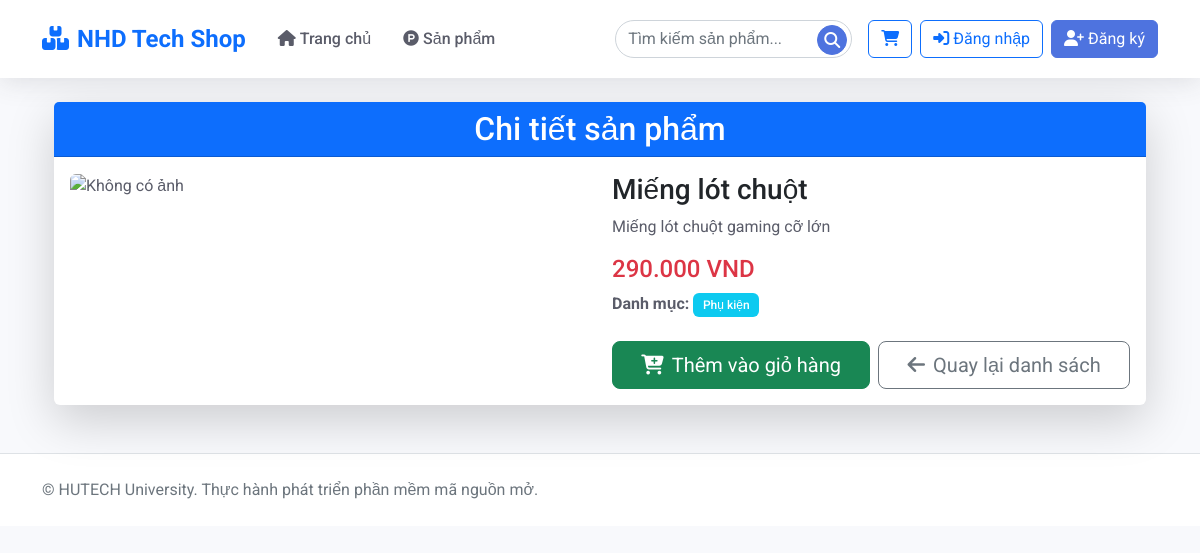
The page /Product/show/100 on the database its author committed.
### tables this page shows
CREATE TABLE IF NOT EXISTS product (
 id INT AUTO_INCREMENT PRIMARY KEY,
 name VARCHAR(100) NOT NULL,
 description TEXT,
 price DECIMAL(10,2) NOT NULL,
 image VARCHAR(255) DEFAULT NULL,
 category_id INT,
 FOREIGN KEY (category_id) REFERENCES category(id) ON DELETE CASCADE
);

CREATE TABLE IF NOT EXISTS category (
 id INT AUTO_INCREMENT PRIMARY KEY,
 name VARCHAR(100) NOT NULL,
 description TEXT
);

### index.php (called while the page is built, shortened)
<?php
require_once 'app/models/ProductModel.php';
$url = $_GET['url'] ?? '';
$url = rtrim($url, '/');
$url = filter_var($url, FILTER_SANITIZE_URL);
$url = explode('/', $url);
$action = isset($url[1]) && $url[1] != '' ? $url[1] : 'index';
$controller = new $controllerName();
call_user_func_array([$controller, $action], array_slice($url, 2));

### app/config/database.php (called while the page is built, shortened)
<?php
class Database {
    private $host = "localhost";
    private $db_name = "my_store";
    private $username = "root";
    private $password = "";
    public function getConnection() {
        $this->conn = null;        try {
            $this->conn = new PDO("mysql:host=" . $this->host . ";dbname=" . $this->db_name, $this->username, $this->password);
            $this->conn->setAttribute(PDO::ATTR_ERRMODE, PDO::ERRMODE_EXCEPTION);
            $this->conn->exec("set names utf8");
        } catch(PDOException $exception) {
            error_log("Database connection error: " . $exception->getMessage());
            throw $exception;
        }
        return $this->conn;
    }
}

### app/models/ProductModel.php (called while the page is built, shortened)
<?php
class ProductModel
{
    private $conn;
    private $table_name = "product";
    public function __construct($db)
    {
        $this->conn = $db;
    }
    public function getProductById($id)
    {
        $query = "SELECT p.*, c.name as category_name
                  FROM " . $this->table_name . " p
                  LEFT JOIN category c ON p.category_id = c.id
                  WHERE p.id = :id";
        $stmt = $this->conn->prepare($query);
        $stmt->bindParam(':id', $id);
        $stmt->execute();
        $result = $stmt->fetch(PDO::FETCH_OBJ);
        return $result;
    }
}

### app/views/product/show.php (the view)
<?php include 'app/views/shares/header.php'; ?>
<div class="container mt-4">
    <div class="card shadow-lg">
        <div class="card-header bg-primary text-white text-center">
            <h2 class="mb-0">Chi tiết sản phẩm</h2>
        </div>
        <div class="card-body">
            <?php if ($product): ?>
                <div class="row">
                    <div class="col-md-6">
                        <?php if ($product->image): ?>
                            <img src="/webbanhang/<?php echo htmlspecialchars($product->image, ENT_QUOTES, 'UTF-8'); ?>"
                                 class="img-fluid rounded"
                                 alt="<?php echo htmlspecialchars($product->name, ENT_QUOTES, 'UTF-8'); ?>">
                        <?php else: ?>
                            <img src="/webbanhang/images/no-image.png"
                                 class="img-fluid rounded"
                                 alt="Không có ảnh">
                        <?php endif; ?>
                    </div>
                    <div class="col-md-6">
                        <h3 class="card-title text-dark font-weight-bold">
                            <?php echo htmlspecialchars($product->name, ENT_QUOTES, 'UTF-8'); ?>
                        </h3>
                        <p class="card-text">
                            <?php echo nl2br(htmlspecialchars($product->description, ENT_QUOTES, 'UTF-8')); ?>
                        </p>
                        <p class="text-danger font-weight-bold h4">
                            <?php echo number_format($product->price, 0, ',', '.'); ?> VND
                        </p>
                        <p>
                            <strong>Danh mục:</strong>
                            <span class="badge bg-info text-white">
                                <?php echo !empty($product->category_name)
                                    ? htmlspecialchars($product->category_name, ENT_QUOTES, 'UTF-8')
                                    : 'Chưa có danh mục'; ?>
                            </span>
                        </p>
                        <div class="mt-4">
                            <div class="d-grid gap-2 d-md-flex">
                                <a href="/webbanhang/Product/addToCart/<?php echo $product->id; ?>"
                                   class="btn btn-success btn-lg flex-md-fill">
                                    <i class="fas fa-cart-plus me-2"></i>Thêm vào giỏ hàng
                                </a>
                                <a href="/webbanhang/Product/list" class="btn btn-outline-secondary btn-lg flex-md-fill">
                                    <i class="fas fa-arrow-left me-2"></i>Quay lại danh sách
                                </a>
                            </div>
                        </div>
                    </div>
                </div>
            <?php else: ?>
                <div class="alert alert-danger text-center">
                    <h4>Không tìm thấy sản phẩm!</h4>
                </div>
            <?php endif; ?>
        </div>
    </div>
</div>
<?php include 'app/views/shares/footer.php'; ?>

### app/views/shares/header.php (style rules this page uses)
:root { --primary-color: #4e73df; --secondary-color: #f8f9fc; --accent-color: #e74a3b; --text-color: #5a5c69; --light-color: #f8f9fc; --dark-color: #2e3148; --success-color: #1cc88a; --info-color: #36b9cc; --warning-color: #f6c23e; --danger-color: #e74a3b; }
body { font-family: 'Roboto', sans-serif; color: var(--text-color); background-color: #f8f9fc; }
.card { border: none; box-shadow: 0 0.15rem 1.75rem 0 rgba(58, 59, 69, 0.1); transition: transform 0.3s, box-shadow 0.3s; }
.badge { font-weight: 500; padding: 0.5em 0.8em; }

### rows shown on the page
product: name "Miếng lót chuột", description "Miếng lót chuột gaming cỡ lớn", price "290.000", category.name "Phụ kiện"
